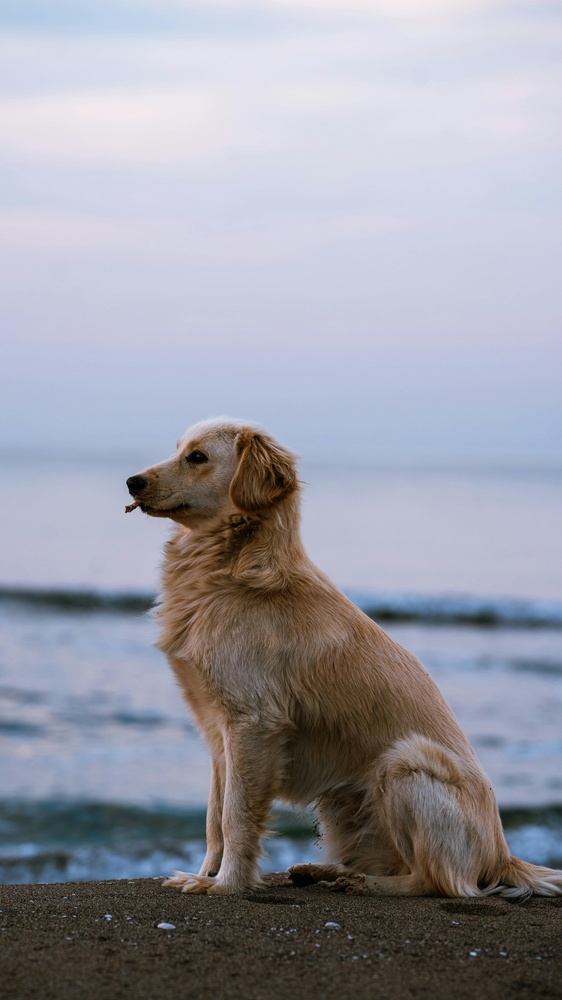
#> input picture Second/image3.jpg, 562 x 1000 px, shrunk from 3942 x 7008 before the run
$ python second.py   (older library calls are emulated)
#> lines starting #> are read from the running program, lines starting #| are printed output that depends on the picture
import cv2
import numpy as np
import matplotlib.pyplot as plt

# Load the grayscale image
img = cv2.imread('image3.jpg', cv2.IMREAD_GRAYSCALE)
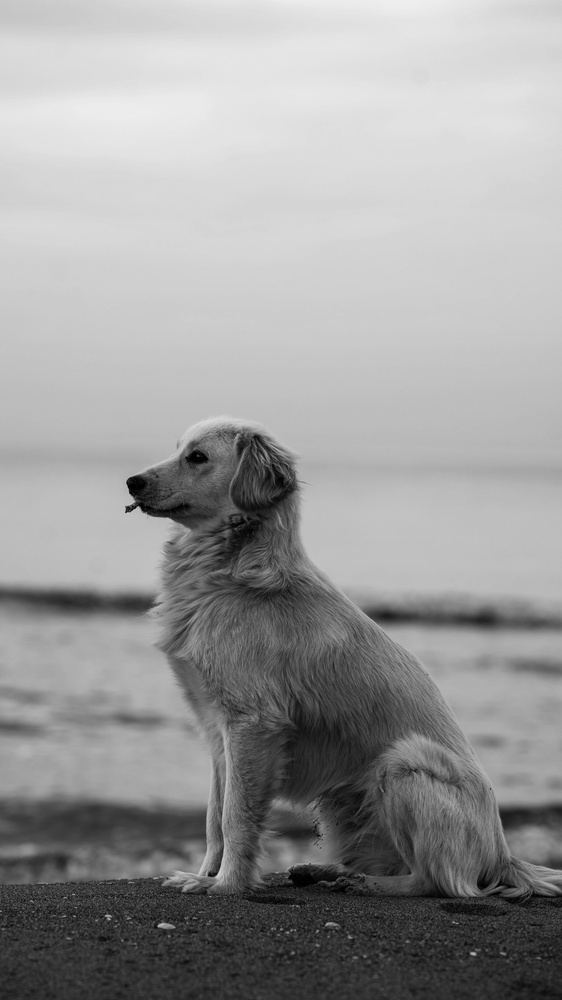
#> img: shape (1000, 562); min 0, max 239, mean 154.4

if img is None:
    print("Could not load image. Check the path.")
    exit()

# Define a 3x3 edge detection kernel
kernel = np.array([[ -1, -1, -1],
                   [ -1,  8, -1],
                   [ -1, -1, -1]])

# Correlation using filter2D
correlation = cv2.filter2D(img, cv2.CV_64F, kernel)
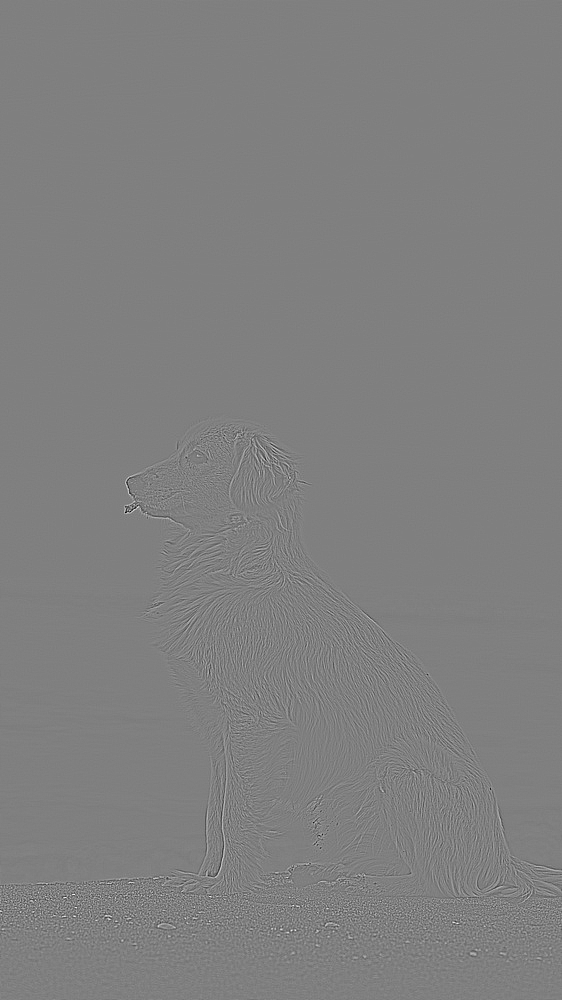
#> correlation: shape (1000, 562) float64; min -625, max 622, mean 0; drawn with min black and max white
correlation_abs = cv2.convertScaleAbs(correlation)  # Scale and take abs for better visibility
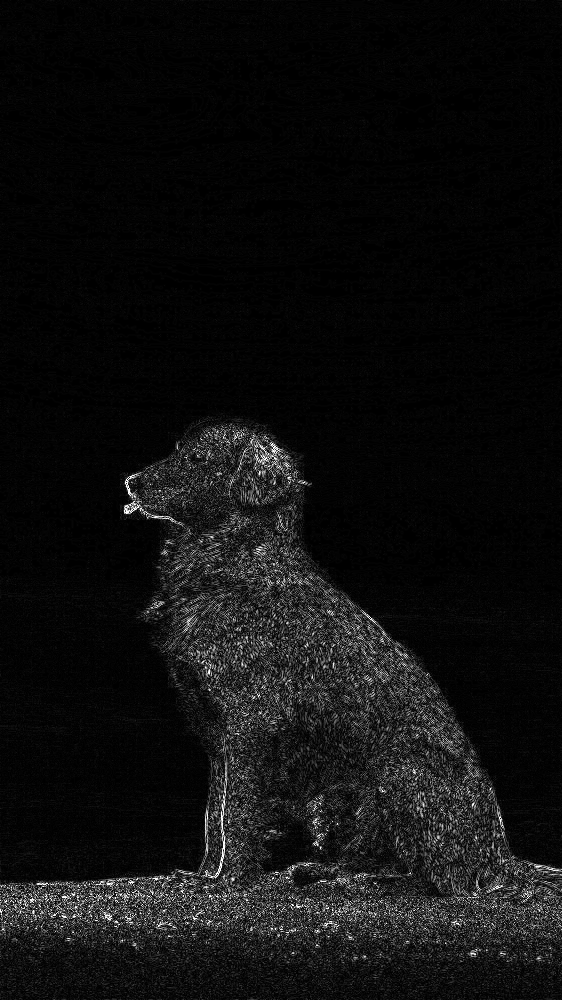
#> correlation_abs: shape (1000, 562); min 0, max 255, mean 15.5

# Convolution (flip kernel and apply filter2D)
kernel_flipped = np.flipud(np.fliplr(kernel))
convolution = cv2.filter2D(img, cv2.CV_64F, kernel_flipped)
convolution_abs = cv2.convertScaleAbs(convolution)

# Optional: Contrast enhance using histogram equalization
correlation_eq = cv2.equalizeHist(correlation_abs)
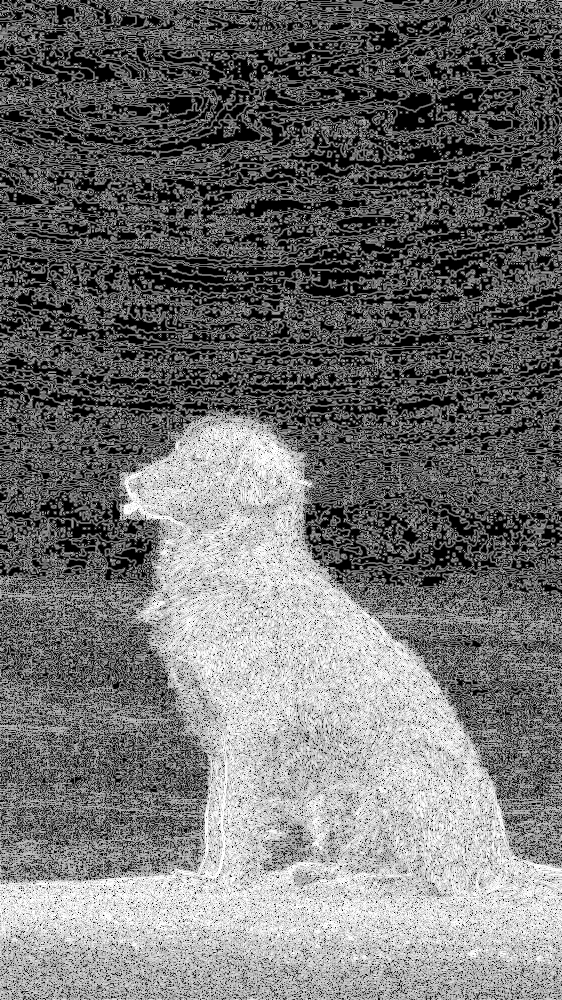
#> correlation_eq: shape (1000, 562); min 0, max 255, mean 113.9
convolution_eq = cv2.equalizeHist(convolution_abs)

# Plotting results
plt.figure(figsize=(12, 4))

plt.subplot(1, 3, 1)
plt.title("Original")
plt.imshow(img, cmap='gray')
plt.axis('off')

plt.subplot(1, 3, 2)
plt.title("Correlation (Enhanced)")
plt.imshow(correlation_eq, cmap='gray')
plt.axis('off')

plt.subplot(1, 3, 3)
plt.title("Convolution (Enhanced)")
plt.imshow(convolution_eq, cmap='gray')
plt.axis('off')

plt.tight_layout()
plt.show()

$ run again, with Second/image1.jpg copied over Second/image3.jpg
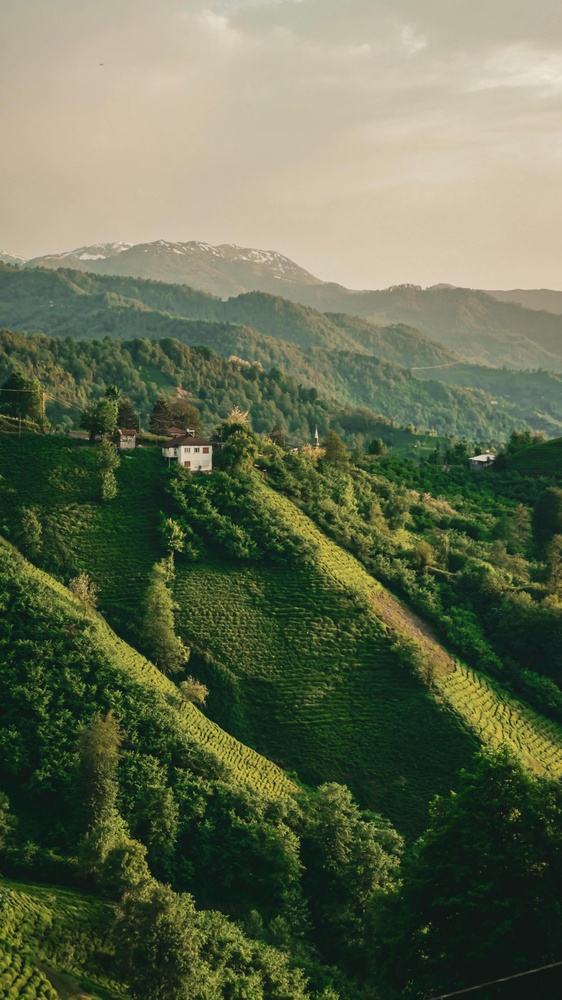
#> input picture Second/image1.jpg, 562 x 1000 px, shrunk from 2268 x 4032 before the run
#> `correlation_abs = cv2.convertScaleAbs(correlation)`:
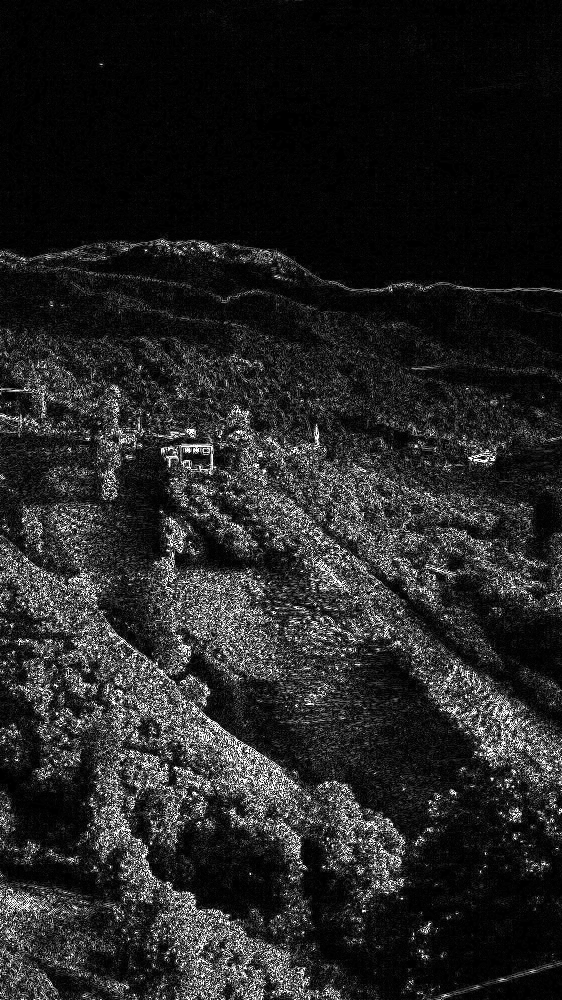
#> correlation_abs: shape (1000, 562); min 0, max 255, mean 35.6
#> `correlation_eq = cv2.equalizeHist(correlation_abs)`:
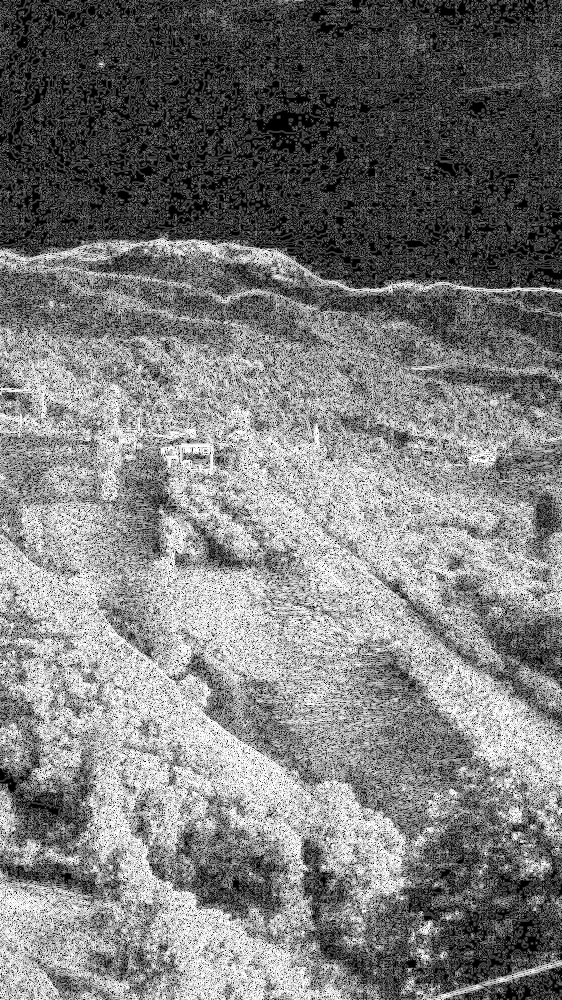
#> correlation_eq: shape (1000, 562); min 0, max 255, mean 123.2

$ run again, with Second/image2.jpg copied over Second/image3.jpg
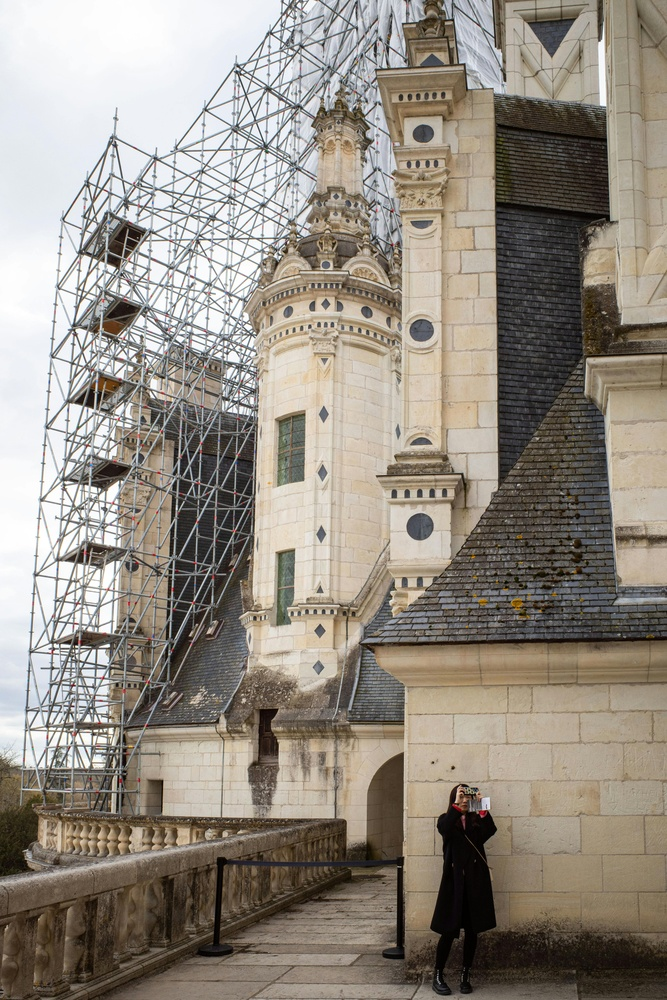
#> input picture Second/image2.jpg, 667 x 1000 px, shrunk from 4000 x 6000 before the run
#> `correlation_abs = cv2.convertScaleAbs(correlation)`:
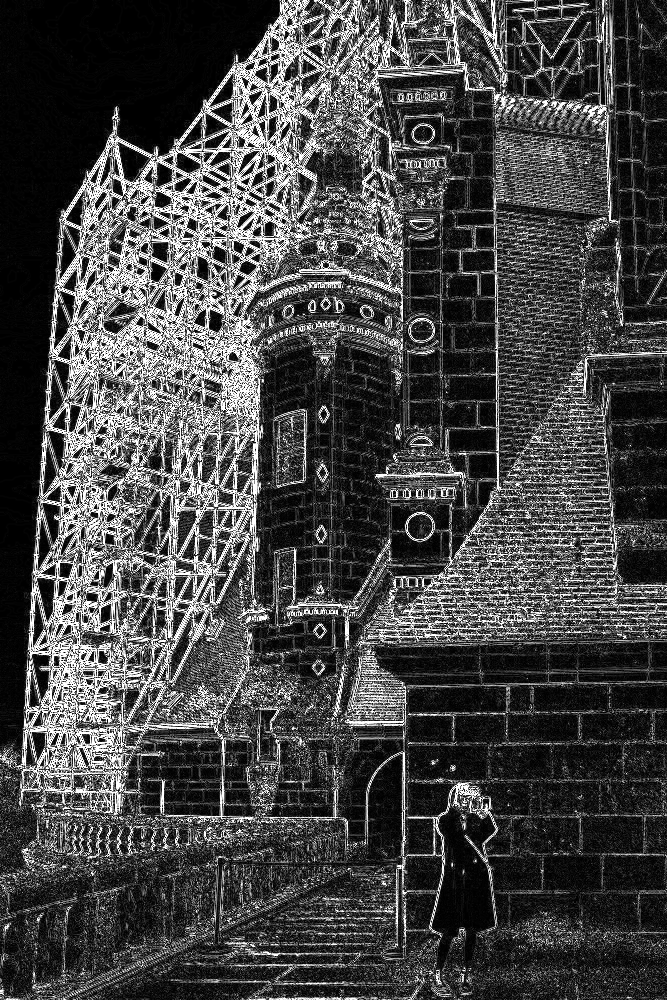
#> correlation_abs: shape (1000, 667); min 0, max 255, mean 69.9
#> `correlation_eq = cv2.equalizeHist(correlation_abs)`:
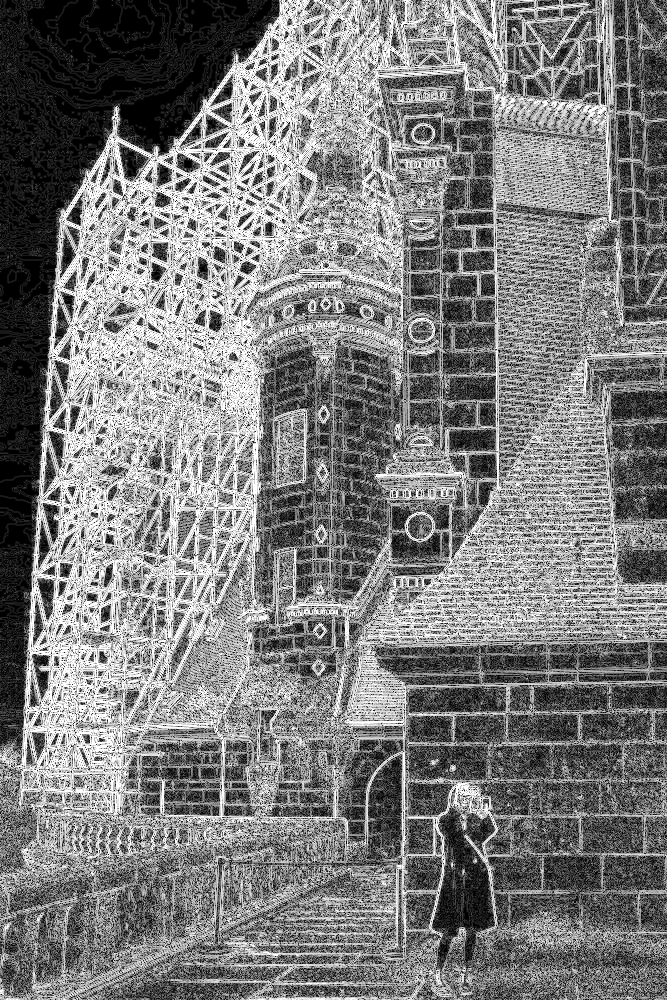
#> correlation_eq: shape (1000, 667); min 0, max 255, mean 124
